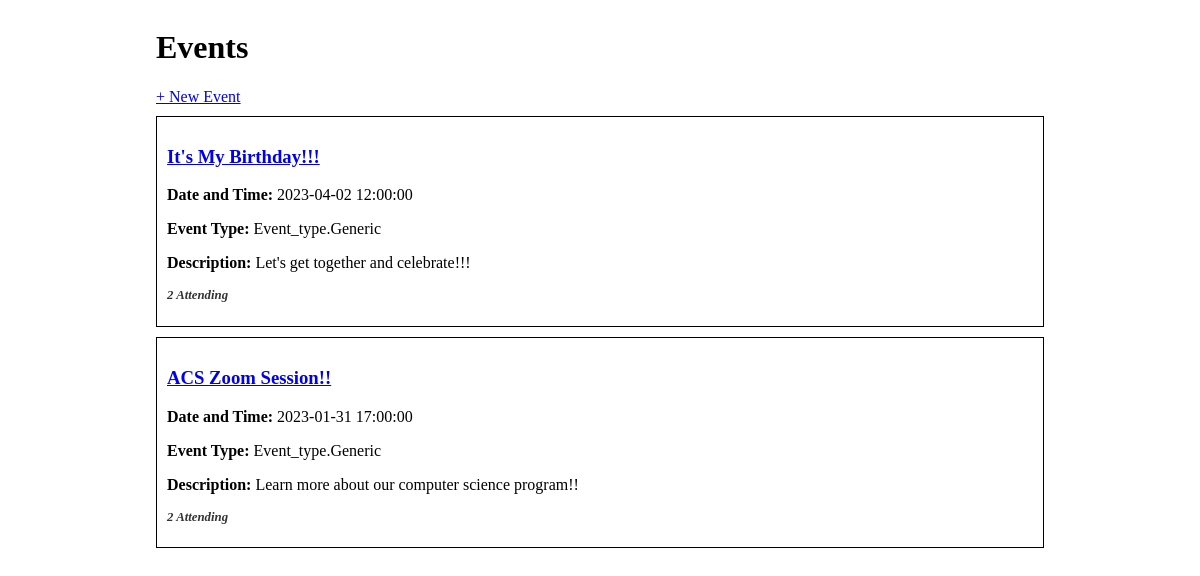
The page / on the database its author committed.
### events_app/models.py (models this page shows, shortened)
class Event(db.Model):
    id = db.Column(db.Integer, primary_key=True)
    title = db.Column(db.String(80), nullable=False, unique=True)
    description = db.Column(db.String(200))
    date_and_time = db.Column(db.DateTime)
    event_type = db.Column(db.Enum(Event_type), default=Event_type.Generic)
    guests= db.relationship('Guest', secondary='guest_event', back_populates='events_attending')

### events_app/routes.py (the view)
@main.route('/')
def index():
    events = Event.query.all()
    return render_template('index.html', events=events)

### events_app/templates/index.html
{% extends 'base.html' %}
{% block content %}
<h1>Events</h1>
<a href="/create">+ New Event</a>
{% for event in events %}
    <div class="event-container">
        <h3><a href="/event/{{ event.id }}">{{ event.title }}</a></h3>
        <p><strong>Date and Time:</strong> {{ event.date_and_time }}</p>
        <p><strong>Event Type:</strong> {{ event.event_type }}</p>
        <p><strong>Description:</strong> {{ event.description }}</p>
        <p class="small-text">
            <b>{{ event.guests|length }} Attending</b>
        </p>
    </div>
{% endfor %}
{% endblock %}

### events_app/static/style.css (style rules this page uses)
body { display: flex; justify-content: center; }
.event-container { border: 1px solid #000; margin: 10px 0; padding: 10px; }
.small-text { font-size: 0.8em; color: #333; font-style: italic; }

### rows shown on the page
Event: title "It's My Birthday!!!", date_and_time "2023-04-02 12:00:00", event_type "Event_type.Generic", description "Let's get together and celebrate!!!", guests|length "2"
Event: title "ACS Zoom Session!!", date_and_time "2023-01-31 17:00:00", event_type "Event_type.Generic", description "Learn more about our computer science program!!", guests|length "2"
